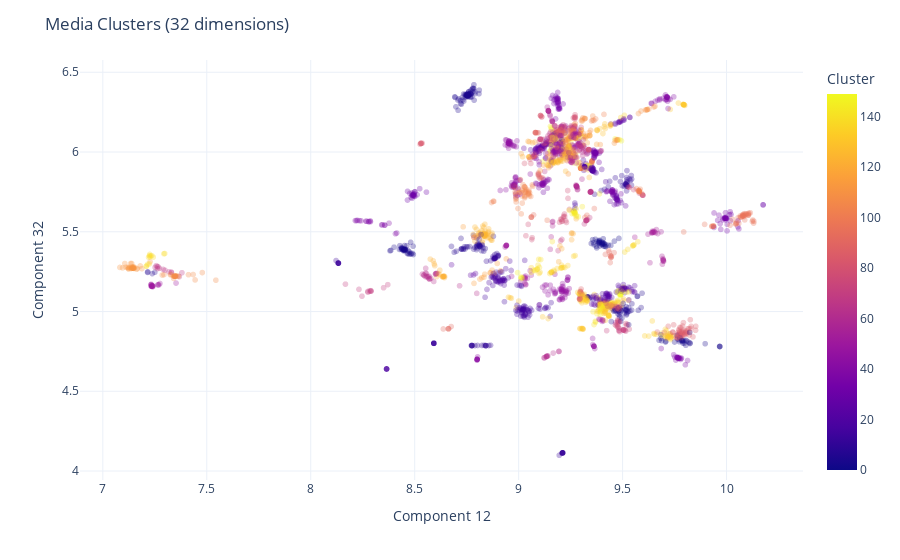

This figure's notebook cell:
### Code cell
# Plot the training points
fig = px.scatter(
    data_frame = reduced_df,
    x = "Component 12",
    y = "Component 32",
    color = "Cluster",
    hover_data = ["media_id"],
    opacity = 0.3
) 

fig.update_layout(
    title="Media Clusters (32 dimensions)",
    template="plotly_white"
)

fig.show()

### Figure 1 — Plotly figure (JSON) as saved in the notebook; plotly's stock layout.template omitted (floating-point values rounded to 4 significant figures; data arrays with more than 128 entries replaced by an {"elided": "..."} marker saying what was removed)
{"data": [{"customdata": {"elided": "2507x1 str values"}, "hovertemplate": "Component 12=%{x}<br>Component 32=%{y}<br>media_id=%{customdata[0]}<br>Cluster=%{marker.color}<extra></extra>", "legendgroup": "", "marker": {"color": {"elided": "2507 int values"}, "coloraxis": "coloraxis", "opacity": 0.3, "symbol": "circle"}, "mode": "markers", "name": "", "showlegend": false, "type": "scattergl", "x": {"elided": "2507 float values"}, "xaxis": "x", "y": {"elided": "2507 float values"}, "yaxis": "y"}], "layout": {"coloraxis": {"colorbar": {"title": {"text": "Cluster"}}, "colorscale": [[0, "#0d0887"], [0.1111, "#46039f"], [0.2222, "#7201a8"], [0.3333, "#9c179e"], [0.4444, "#bd3786"], [0.5556, "#d8576b"], [0.6667, "#ed7953"], [0.7778, "#fb9f3a"], [0.8889, "#fdca26"], [1, "#f0f921"]]}, "legend": {"tracegroupgap": 0}, "margin": {"t": 60}, "title": {"text": "Media Clusters (32 dimensions)"}, "xaxis": {"anchor": "y", "domain": [0, 1], "title": {"text": "Component 12"}}, "yaxis": {"anchor": "x", "domain": [0, 1], "title": {"text": "Component 32"}}}}
